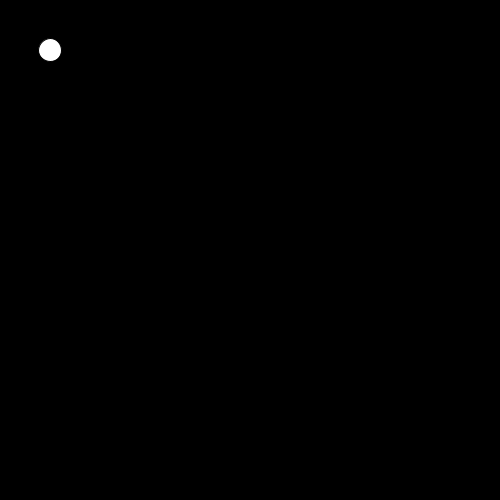
Frame 1 (no input)
Frame 60 (the mouse pressed at the canvas centre just before this capture): identical to frame 1, image omitted
Frame 120 (the mouse held since frame 60 and released just before this capture): identical to frame 1, image omitted

The Processing sketch that drew this single still picture (run headless with seeded random() and noise(); from frame 60 on, the mouse is pressed at the canvas centre):

// Processing sketch: fisheransLuck
// ── fisheransLuck.pde
void setup()
{
size(500,500);
background(0);
ellipse(50,50,23,23);
}
void draw()
{

}
